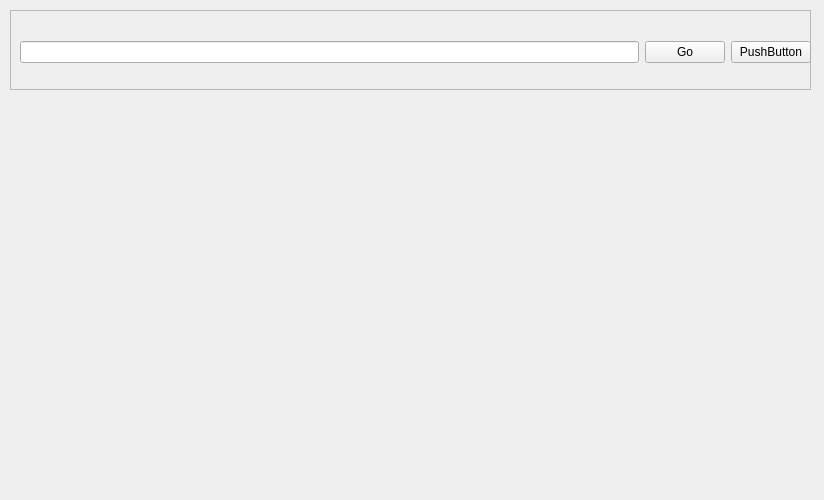
<?xml version="1.0" encoding="UTF-8"?>
<ui version="4.0">
 <class>window</class>
 <widget class="QWidget" name="window">
  <property name="geometry">
   <rect>
    <x>0</x>
    <y>0</y>
    <width>824</width>
    <height>500</height>
   </rect>
  </property>
  <property name="windowTitle">
   <string>KODBYDOT</string>
  </property>
  <widget class="QFrame" name="frame">
   <property name="geometry">
    <rect>
     <x>10</x>
     <y>10</y>
     <width>801</width>
     <height>80</height>
    </rect>
   </property>
   <property name="frameShape">
    <enum>QFrame::StyledPanel</enum>
   </property>
   <property name="frameShadow">
    <enum>QFrame::Raised</enum>
   </property>
   <widget class="QWidget" name="layoutWidget">
    <property name="geometry">
     <rect>
      <x>10</x>
      <y>30</y>
      <width>791</width>
      <height>25</height>
     </rect>
    </property>
    <layout class="QHBoxLayout" name="horizontalLayout_2">
     <item>
      <widget class="QLineEdit" name="lineEdit"/>
     </item>
     <item>
      <widget class="QPushButton" name="GO">
       <property name="text">
        <string>Go</string>
       </property>
      </widget>
     </item>
     <item>
      <widget class="QPushButton" name="pushButton">
       <property name="text">
        <string>PushButton</string>
       </property>
      </widget>
     </item>
    </layout>
   </widget>
  </widget>
 </widget>
 <resources/>
 <connections>
  <connection>
   <sender>lineEdit</sender>
   <signal>returnPressed()</signal>
   <receiver>GO</receiver>
   <slot>click()</slot>
   <hints>
    <hint type="sourcelabel">
     <x>324</x>
     <y>41</y>
    </hint>
    <hint type="destinationlabel">
     <x>681</x>
     <y>42</y>
    </hint>
   </hints>
  </connection>
 </connections>
</ui>
